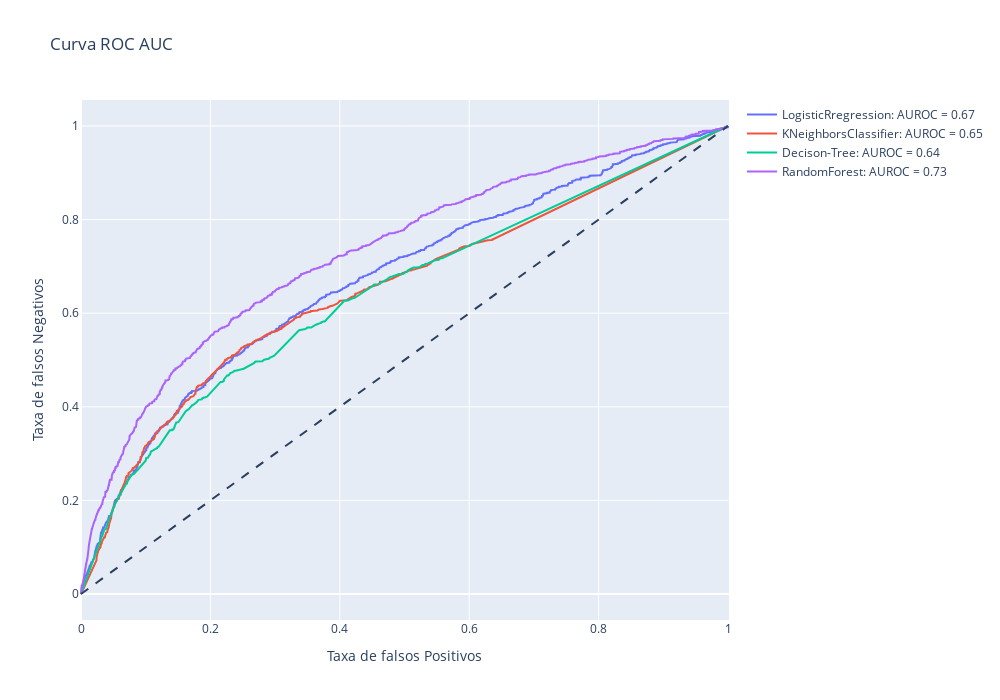

Notebook code cell kept with this figure:
### Markdown cell above
conf = conf.astype(int)
class_names = [0,1]
layout = dict(width=350, height=280, margin={'t': 10},
                           xaxis=dict(title='Predicted class', tickvals=[0, 1]),
                           yaxis=dict(title='True class', tickvals=[0, 1], autorange='reversed'))

fig = go.Figure(data=go.Heatmap(go.Heatmap(x=class_names, y=class_names, z=conf, showscale=True, colorscale='blues'),
                layout = layout))

                fig.show()

### Code cell
fig = go.Figure()
for name, model in models:
    #kfold = model_selection.KFold(n_splits=10)
    #proba = cross_val_predict(model, X_resample, y_resample, cv = kfold, n_jobs=-1, method='predict_proba')
    prob_prediction = model.predict_proba(X_test)[:,1]
    #prob_prediction = proba[:,1]
    fpr, tpr, _ = roc_curve(y_test, prob_prediction)
    auc = roc_auc_score(y_test, prob_prediction)
    fig.add_trace(go.Scatter(x = fpr, y = tpr, name = name + ": AUROC = %.2f" % auc))
fig.add_shape(type='line', line=dict(dash='dash'),x0=0, x1=1, y0=0, y1=1)
fig.update_layout(title = 'Curva ROC AUC', xaxis_title = "Taxa de falsos Positivos", yaxis_title = "Taxa de falsos Negativos")
fig.update_layout(height = 700, width=1000)
    
fig.show()

### Figure 1 — Plotly figure (JSON) as saved in the notebook; plotly's stock layout.template omitted (floating-point values rounded to 4 significant figures; data arrays with more than 128 entries replaced by an {"elided": "..."} marker saying what was removed)
{"data": [{"name": "LogisticRregression: AUROC = 0.67", "type": "scatter", "x": {"elided": "3022 float values"}, "y": {"elided": "3022 float values"}}, {"name": "KNeighborsClassifier: AUROC = 0.65", "type": "scatter", "x": {"elided": "1138 float values"}, "y": {"elided": "1138 float values"}}, {"name": "Decison-Tree: AUROC = 0.64", "type": "scatter", "x": {"elided": "315 float values"}, "y": {"elided": "315 float values"}}, {"name": "RandomForest: AUROC = 0.73", "type": "scatter", "x": {"elided": "2921 float values"}, "y": {"elided": "2921 float values"}}], "layout": {"height": 700, "shapes": [{"line": {"dash": "dash"}, "type": "line", "x0": 0, "x1": 1, "y0": 0, "y1": 1}], "title": {"text": "Curva ROC AUC"}, "width": 1000, "xaxis": {"title": {"text": "Taxa de falsos Positivos"}}, "yaxis": {"title": {"text": "Taxa de falsos Negativos"}}}}
